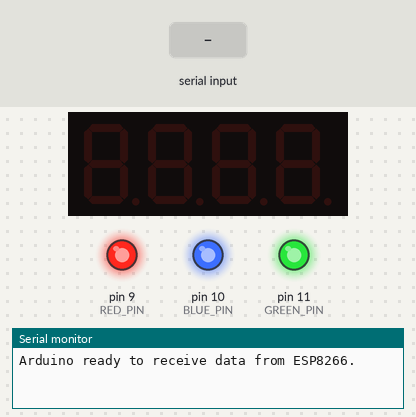
Simulated run of this sketch. Board: Arduino Uno, built with avr-gcc and run on an emulated ATmega328P. Shown: 4-digit seven-segment display, output pins drawn as LEDs (lit = HIGH), the last lines printed to the serial monitor. The inputs (shaded band) are chosen by the test bench.

Above: at 1.2 s.
1.3 s: "90,45\n" received over Serial
At 3.3 s:
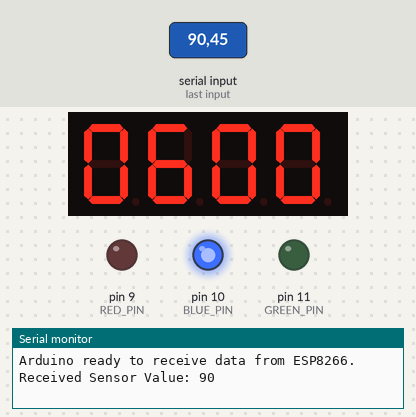
Timing chart, 0 to 4.8 s (numbered marks = the images above; inputs shaded):
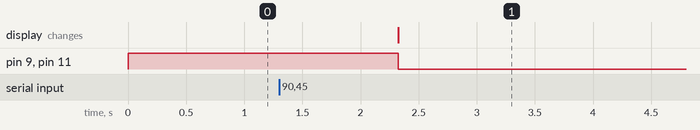

The sketch:

arudino-uno_code.ino
```cpp
#include <SoftwareSerial.h>
#include <TM1637Display.h>


const int RED_PIN = 9;
const int GREEN_PIN = 11;
const int BLUE_PIN = 10;


#define CLK 13  // Clock pin
#define DIO 12  // Data I/O pin


TM1637Display display(CLK, DIO);

//Segment definicja
#define SEG_A   0b00000001 // Segment A
#define SEG_B   0b00000010 // Segment B
#define SEG_C   0b00000100 // Segment C
#define SEG_D   0b00001000 // Segment D
#define SEG_E   0b00010000 // Segment E
#define SEG_F   0b00100000 // Segment F
#define SEG_G   0b01000000 // Segment G
#define SEG_DP  0b10000000 // Decimal Point

//Map
const uint8_t digitToSegment[] = {
  // XGFEDCBA
  0b00111111, // 0
  0b00000110, // 1
  0b01011011, // 2
  0b01001111, // 3
  0b01100110, // 4
  0b01101101, // 5
  0b01111101, // 6
  0b00000111, // 7
  0b01111111, // 8
  0b01101111  // 9
};

uint8_t flipSegment(uint8_t seg) {
  uint8_t flippedSeg = 0;

  if (seg & SEG_A) flippedSeg |= SEG_D;
  if (seg & SEG_B) flippedSeg |= SEG_E;
  if (seg & SEG_C) flippedSeg |= SEG_F;
  if (seg & SEG_D) flippedSeg |= SEG_A;
  if (seg & SEG_E) flippedSeg |= SEG_B;
  if (seg & SEG_F) flippedSeg |= SEG_C;
  if (seg & SEG_G) flippedSeg |= SEG_G;
  if (seg & SEG_DP) flippedSeg |= SEG_DP;

  return flippedSeg;
}

void setup() {
  Serial.begin(9600);


  pinMode(RED_PIN, OUTPUT);
  pinMode(GREEN_PIN, OUTPUT);
  pinMode(BLUE_PIN, OUTPUT);


  digitalWrite(RED_PIN, HIGH);
  digitalWrite(GREEN_PIN, HIGH);
  digitalWrite(BLUE_PIN, HIGH);


  display.setBrightness(0x0f);

  Serial.println("Arduino ready to receive data from ESP8266.");
}

void loop() {

  if (Serial.available() > 0) {
    delay(1000);
    String value = Serial.readStringUntil('\n');// citaj data od esp
    value.trim();
    int sensorValue = value.toInt();

    Serial.println("Received Sensor Value: " + String(sensorValue));

    int displayValue = sensorValue;

    //sredi gi cifrite
    uint8_t digits[4];
    digits[0] = (displayValue / 1000) % 10;
    digits[1] = (displayValue / 100) % 10;
    digits[2] = (displayValue / 10) % 10;
    digits[3] = displayValue % 10;


    uint8_t flippedSegments[4];
    for (int i = 0; i < 4; i++) {
      uint8_t seg = digitToSegment[digits[i]];
      uint8_t flippedSeg = flipSegment(seg);
      flippedSegments[3 - i] = flippedSeg;
    }

    display.setSegments(flippedSegments);

    if (sensorValue > 90) {
      setColor(1, 0, 0);
    } else if (sensorValue > 50) {
      setColor(1, 1, 0);
    } else {
      setColor(0, 1, 0);
    }

    //sekoi 10 minuti nova data ima
    delay(600000);
  }
}


void setColor(int red, int green, int blue) {
  digitalWrite(RED_PIN, red ? LOW : HIGH);
  digitalWrite(GREEN_PIN, green ? LOW : HIGH);
  digitalWrite(BLUE_PIN, blue ? LOW : HIGH);
}
```

Measured:
- after the input at 1.3 s, pin 9 (RED_PIN), pin 11 (GREEN_PIN): HIGH → LOW after 1.0 s; the display: changes after 1.0 s (image 1)
